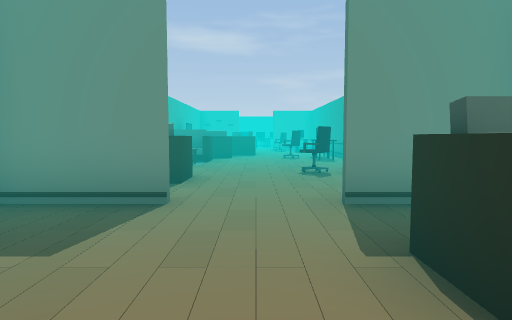
view 1 (above)

16 first-person views from a walk through a scene from a Unity 3-D project. The camera is 1.5 m above the floor, tilts 4° down and sees 75° across. The floor is counted in squares, 2 m on a side. Each view is taken from the middle of a square. On the plan, view 1 faces up. The plan holds only what a view shows up to about 11 squares ahead; the rest is blank. The place goes on beyond the plan. The player character is not drawn.

view 2
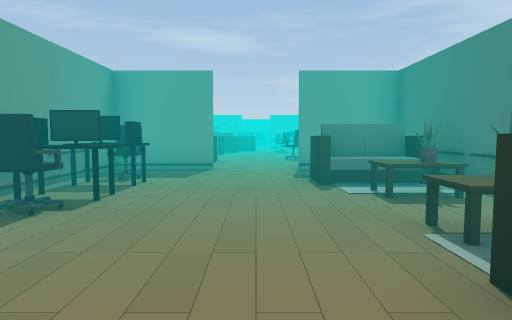

view 3
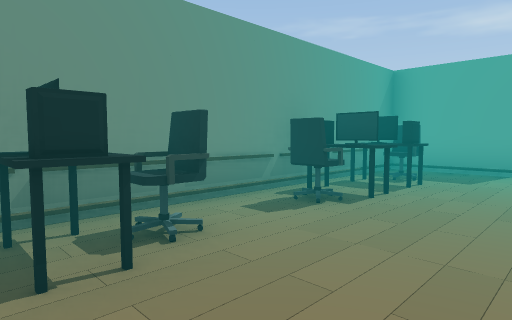

view 4
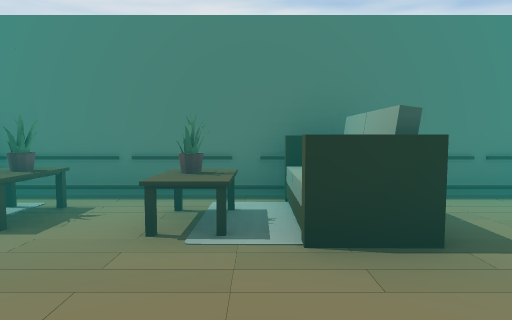

view 5
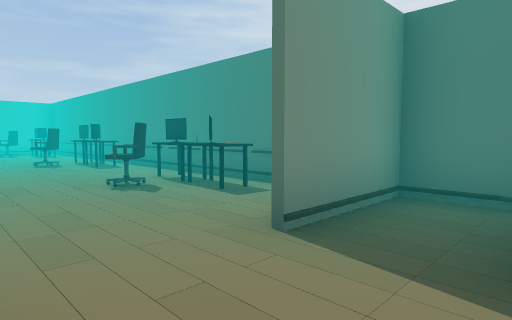

view 6
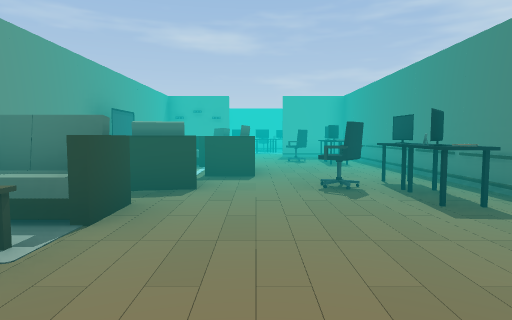

view 7
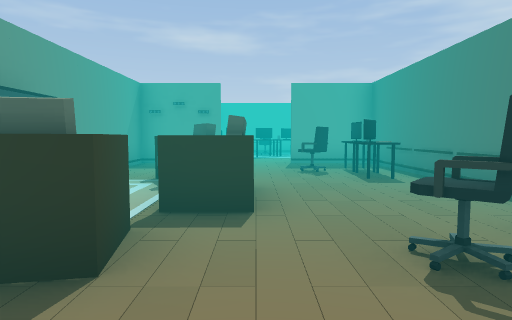

view 8
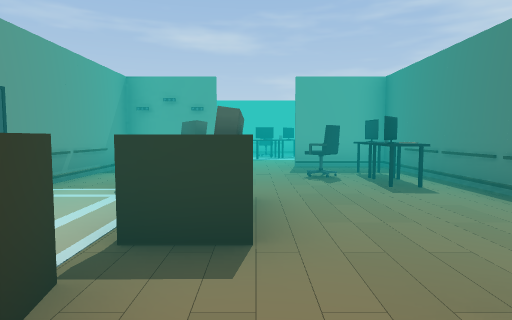

view 9
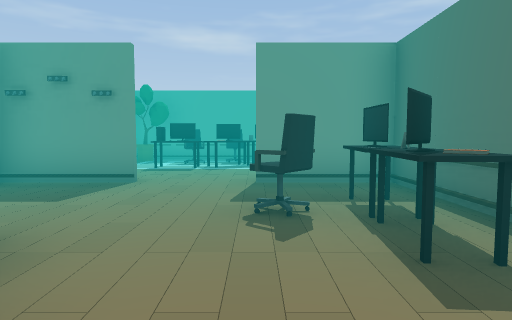

view 10
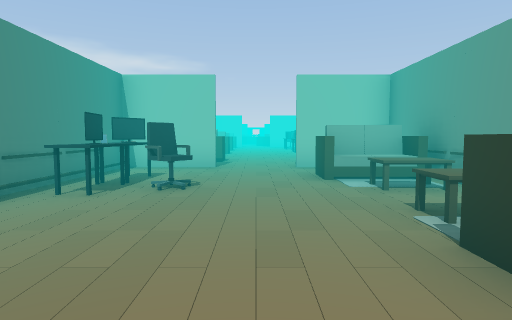

view 11
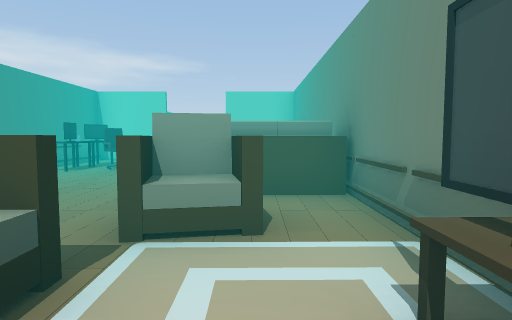

view 12
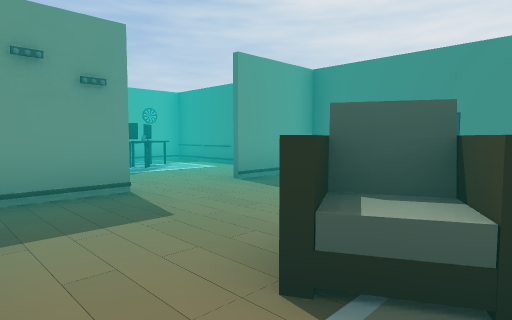

view 13
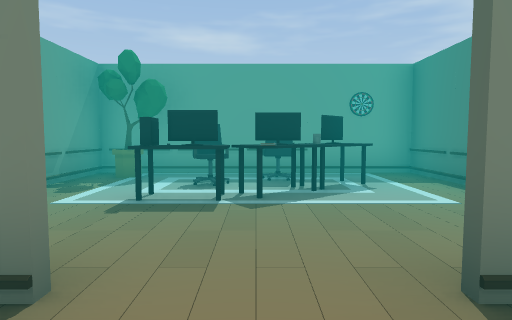

view 14
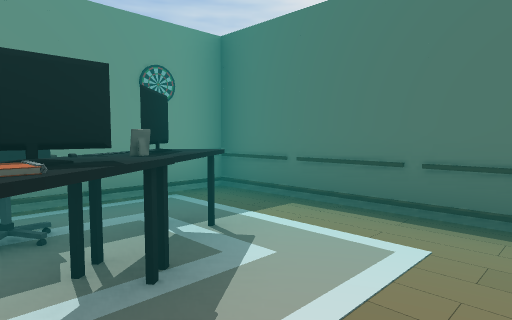

view 15
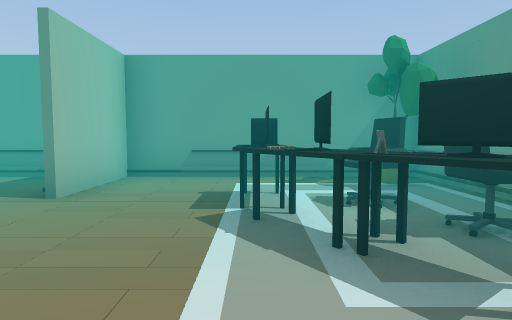

view 16
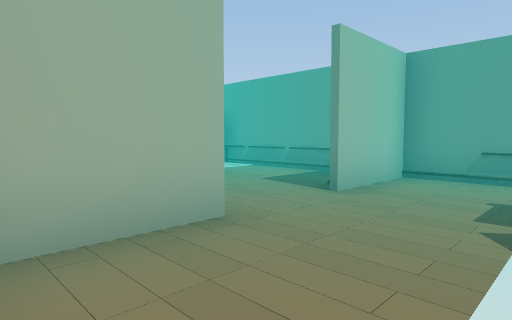

### Floor plan
Points are (right, up) in squares from view 1. A wall is a line through its corners. A room is listed if a view was taken in it or the views show most of it. See-through windows are left out.
Room 1 (views 1, 2, 3, 4, 5)
walls: (-3.2, -0.5) (-3.2, -2.6); (3.2, -4.5) (3.2, 3.7) (0.9, 3.7); (-0.9, 3.7) (-3.2, 3.7) (-3.2, 1.4)
ways out: opening at (0, 4) to room 2
objects: computer (-3, 0); chair (-2, -3); other object (-2, -2); chair (-2, -1); computer (-2, 1); chair (-2, 2); sofa (1, 1) to (2, 2); sofa (2, -3) to (2, -2); other object (2, -1); other object (2, 0); table (2, 1)
Room 2 (views 6, 7, 8, 9, 10, 11, 12, 13)
walls: (-3.2, 7.8) (-3.2, 4.5); (-0.9, 19.4) (-3.2, 19.4); (0.9, 3.8) (3.2, 3.8) (3.2, 19.4) (1, 19.4); (-1.7, 3.8) (-1, 3.8); (-3.2, 20) (-3.2, 9.5)
ways out: opening at (0, 4) to room 1; opening at (0, 20) to room 3
objects: sofa (-3, 10) to (-2, 10); TV (-3, 14); sofa (-2, 6); table (-2, 7); table (-2, 9); sofa (-2, 12) to (-1, 12); table (-2, 14); sofa (-2, 15) to (-1, 16); sofa (-1, 14) to (0, 15); chair (1, 7); chair (1, 12); chair (1, 17); other object (2, 6); computer (2, 7); other object (2, 8); other object (2, 11); notebook (2, 16); computer (2, 17); computer (2, 18)
Room 3 (views 14, 15, 16)
walls: (0.9, 19.6) (2.8, 19.6); (3.2, 21.4) (3.2, 25) (-3.2, 25) (-3.2, 20); (-3.2, 19.6) (-1, 19.6)
ways out: opening at (0, 20) to room 2
objects: other object (-2, 24); computer (-1, 22); chair (-1, 23); notebook (0, 22); computer (0, 23); chair (0, 24); computer (1, 23); other object (2, 23)

Positions as (right, up) in squares from view 1, and headings:
1: (0, 0), facing up
2: (0, -4), facing up
3: (0, -4), facing up-left
4: (-1, -2), facing right
5: (-1, 2), facing up-right
6: (0, 7), facing up
7: (0, 10), facing up
8: (0, 11), facing up
9: (1, 14), facing up
10: (0, 12), facing down
11: (-2, 15), facing down
12: (-3, 15), facing up-right
13: (0, 18), facing up
14: (0, 21), facing up-right
15: (3, 22), facing left
16: (3, 22), facing down-left
